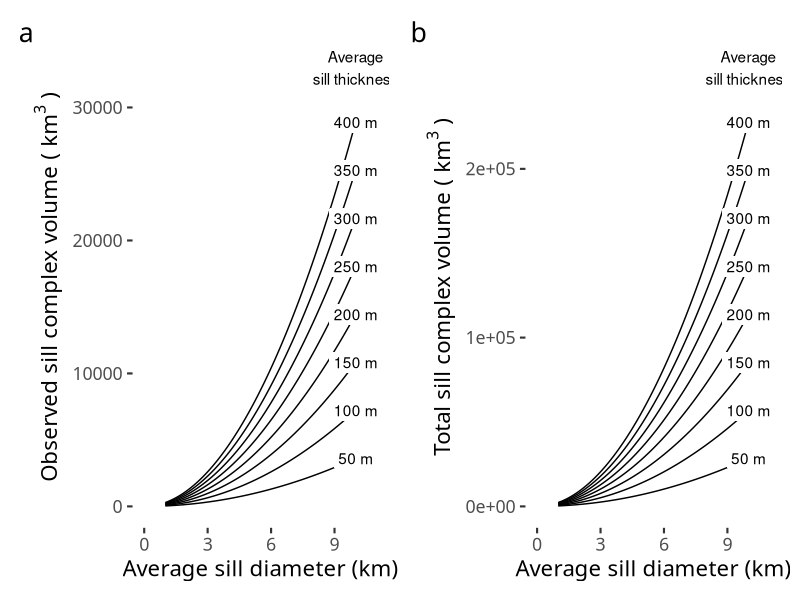
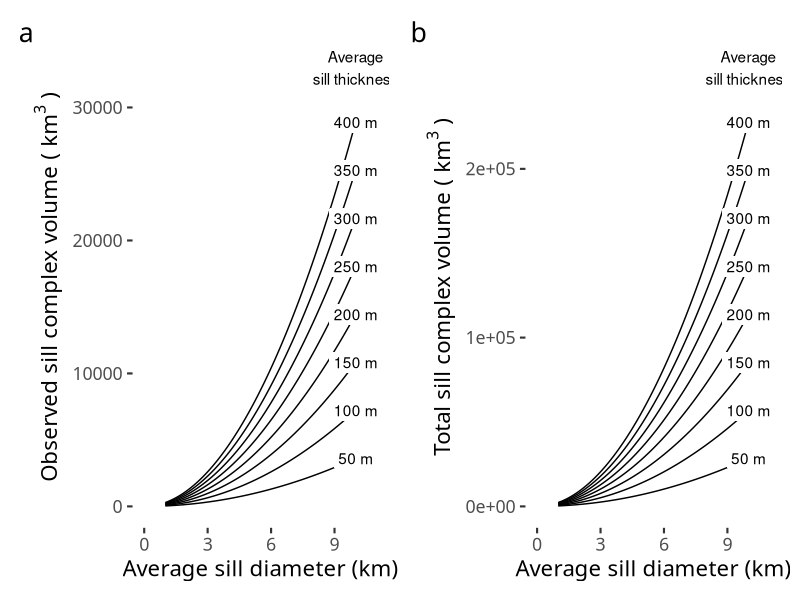

The R source for these figures, in order:
####################################################
############ Sill province volume calcs ############
####################################################

### This script plots a figure for the Rockall sills
### paper which provides estimates of the total vol
### of a sill complex with 920 sills, for different
### average sill thicknesses and diameters. 

# Load required packages
library("tidyverse")
library("ggrepel")
library("ggthemes")
library("patchwork")


# Define a function to calculate the volume 
get_vol <- function(diameters_km, thickness_m, num_sills=920.0)
{
  return(num_sills * (diameters_km/2.0)^2.0 * pi * (thickness_m / 1000.0))
}

# Calculate and make plot 
# First plot for observed sill complex volum
p1 <- tibble(diameters = seq(from=1, to=10, by=0.1)) %>% # Make a tibble with diams
  mutate("50 m" = get_vol(diameters, 50),        # Make the columns of vols for each sill thickness 
         "100 m" = get_vol(diameters, 100), 
         "150 m" = get_vol(diameters, 150), 
         "200 m" = get_vol(diameters, 200), 
         "250 m" = get_vol(diameters, 250), 
         "300 m" = get_vol(diameters, 300), 
         "350 m" = get_vol(diameters, 350), 
         "400 m" = get_vol(diameters, 400)
         ) %>% 
  gather(thickness, volume, "50 m", "100 m", "150 m", "200 m", "250 m", 
         "300 m", "350 m", "400 m") %>%          # Gather to make data long format
  mutate(label = if_else(diameters == max(diameters), 
                 as.character(thickness), NA_character_)) %>%   # Make a label at the end of the line
  ggplot(aes(x=diameters, y=volume, group=thickness)) + 
  geom_line() +
  geom_label(aes(label=label), na.rm=TRUE, label.size=0) +
  xlim(0,11) +
  scale_colour_discrete(guide = 'none') + 
  annotate("text", x = 10, y = 0.33e05, label = "Average\nsill thickness") +
  labs(x = "Average sill diameter (km)",
       y = bquote("Observed sill complex volume (" ~ km^3~")")) +
  theme_tufte(base_size = 16, base_family = "sansserif")


# Second plot for total sill complex volume 
# number of sills is 145,000 sq km * 0.05 sill area density = 7250 sills
p2 <- tibble(diameters = seq(from=1, to=10, by=0.1)) %>% # Make a tibble with diams
  mutate("50 m" = get_vol(diameters, 50, 7250),        # Make the columns of vols for each sill thickness 
         "100 m" = get_vol(diameters, 100, 7250), 
         "150 m" = get_vol(diameters, 150, 7250), 
         "200 m" = get_vol(diameters, 200, 7250), 
         "250 m" = get_vol(diameters, 250, 7250), 
         "300 m" = get_vol(diameters, 300, 7250), 
         "350 m" = get_vol(diameters, 350, 7250), 
         "400 m" = get_vol(diameters, 400, 7250)
  ) %>% 
  gather(thickness, volume, "50 m", "100 m", "150 m", "200 m", "250 m", 
         "300 m", "350 m", "400 m") %>%          # Gather to make data long format
  mutate(label = if_else(diameters == max(diameters), 
                         as.character(thickness), NA_character_)) %>%   # Make a label at the end of the line
  ggplot(aes(x=diameters, y=volume, group=thickness)) + 
  geom_line() +
  geom_label(aes(label=label), na.rm=TRUE, label.size=0) +
  xlim(0,11) +
  scale_colour_discrete(guide = 'none') + 
  annotate("text", x = 10, y = 2.6e05, label = "Average\nsill thickness") +
  labs(x = "Average sill diameter (km)",
       y = bquote("Total sill complex volume (" ~ km^3~")")) +
  theme_tufte(base_size = 16, base_family = "sansserif")


p1 + p2 + plot_annotation(tag_levels = "a")

ggsave("total_sill_vol.png", height = 5.5, width = 10, units="in", dpi = 600)
